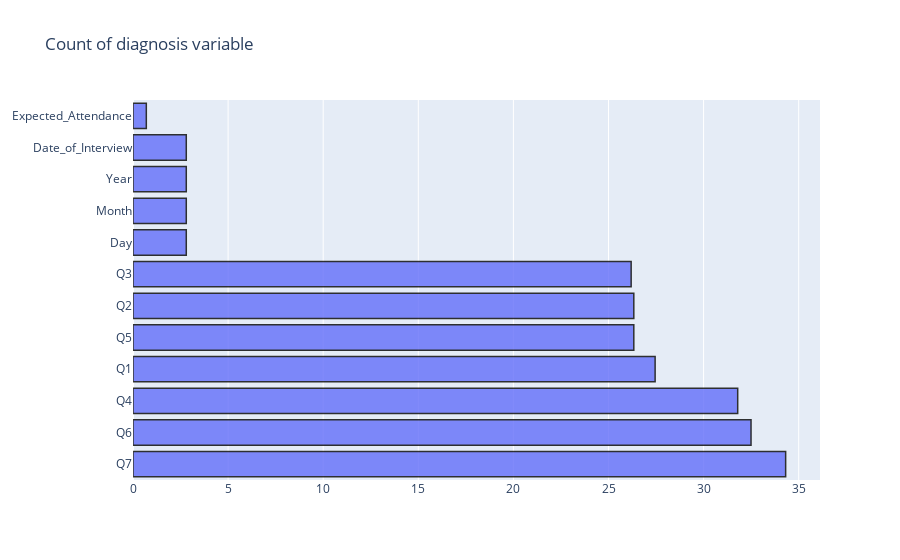

The notebook cell this image was saved under:
### Code cell
trace = go.Bar(x =missing_data.Missing_Ratio , y = missing_data.index, orientation = 'h', opacity = 0.8, marker=dict(
        
        line=dict(color='#000000',width=1.5)))

layout = dict(title =  'Count of diagnosis variable')
                    
fig = dict(data = [trace], layout=layout)
py.iplot(fig)

### Figure 1 — Plotly figure (JSON) as saved in the notebook; plotly's stock layout.template omitted (floating-point values rounded to 4 significant figures)
{"data": [{"marker": {"line": {"color": "#000000", "width": 1.5}}, "opacity": 0.8, "orientation": "h", "type": "bar", "x": [34.31, 32.49, 31.79, 27.45, 26.33, 26.33, 26.19, 2.801, 2.801, 2.801, 2.801, 0.7003], "y": ["Q7", "Q6", "Q4", "Q1", "Q5", "Q2", "Q3", "Day", "Month", "Year", "Date_of_Interview", "Expected_Attendance"]}], "layout": {"title": {"text": "Count of diagnosis variable"}}}
